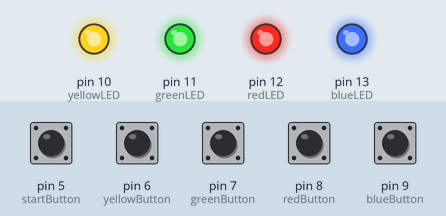
Simulated run of this sketch. Board: Arduino Uno, built with avr-gcc and run on an emulated ATmega328P. On the bench: output pins drawn as LEDs (lit = HIGH). Dashed ring = blinking. Inputs (shaded band) come from the test bench; at power-on: pin 5 (startButton), pin 6 (yellowButton), pin 7 (greenButton), pin 8 (redButton), pin 9 (blueButton) LOW. Random numbers use the default seed unless the sketch sets one.

Above: at 1.2 s.
1.3 s: pin 5 (startButton) pulled HIGH for 0.15 s
At 3.8 s:
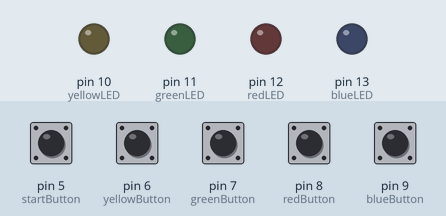
4.1 s: pin 9 (blueButton) pulled HIGH for 0.15 s
At 4.25 s:
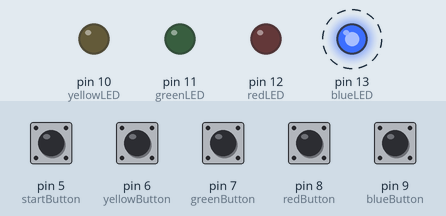
7.2 s: pin 6 (yellowButton) pulled HIGH for 0.15 s
At 10.25 s:
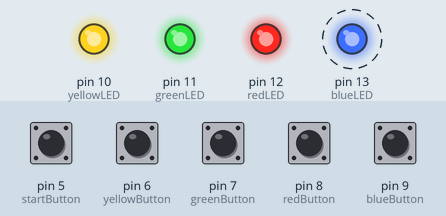
10.3 s: pin 5 (startButton) pulled HIGH for 1 s
At 11.45 s:
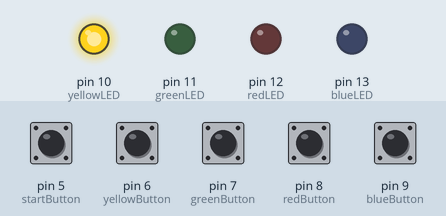
13.1 s: pin 6 (yellowButton) pulled HIGH for 1 s
At 16.1 s:
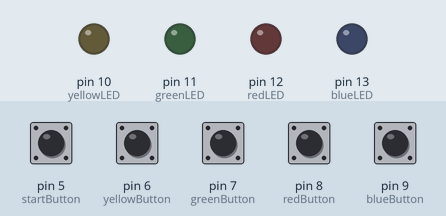
Timing chart, 0 to 17.6 s (numbered marks = the images above; inputs shaded):
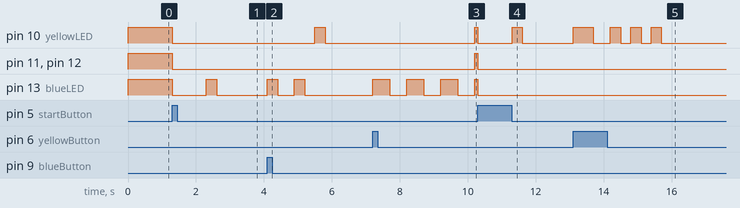

The sketch:

SimonSays.ino
```cpp
/*
Simon Says Program
*/

/*
These are macros, before the program is compiled, all of these will replace
the first piece of text with the second piece of text, this is useful for
saving memory and making the code easier to read without defining vars.
*/
#define blueLED 13
#define redLED 12
#define greenLED 11
#define yellowLED 10

#define blueButton 9
#define redButton 8
#define greenButton 7
#define yellowButton 6

#define startButton 5
#define a0 14

/*
This is an array, think of it as a list of 100 numbers We will later fill
this up with random numbers between 0 and 3 to represent blue through yellow.
*/
int gameSequence[100];

/* This is another variable, it will track the players score and how many
correct answers the player has memorized.
*/
int moves = 0;

// 0 will be the main "screen", 1 will be when the game is playing, 3 will be when the game is over...
int gameScreen = 0;

// This function is run once as soon as the Arduino is ready, it run once before the loop function starts actually looping
void setup() {
  // We first have to set the mode of pins, basically saying if it will take in info, or output some sort of signal...
  pinMode(blueLED, OUTPUT);
  pinMode(redLED, OUTPUT);
  pinMode(greenLED, OUTPUT);
  pinMode(yellowLED, OUTPUT);

  pinMode(blueButton, INPUT);
  pinMode(redButton, INPUT);
  pinMode(greenButton, INPUT);
  pinMode(yellowButton, INPUT);

  pinMode(startButton, INPUT);

  // We use an ungrounded pin that has random voltages to be as random as possible.
  randomSeed(analogRead(a0));
}

void genSequence() {
  // This will run 100 times, it isn't too important to understand how it works right now...
  for (int i = 0; i < 100; i++) {
    gameSequence[i] = random(0, 4);
  }
}

void mainScreen() {
  // HIGH is also 1, you can use either, you could also use true...
  // This is how we turn all of the LED's on, you use LOW to turn the LED off.
  digitalWrite(blueLED, HIGH);
  digitalWrite(redLED, HIGH);
  digitalWrite(greenLED, HIGH);
  digitalWrite(yellowLED, HIGH);

  if (digitalRead(startButton) == HIGH) {
    // Turn off all the LED's
    digitalWrite(blueLED, LOW);
    digitalWrite(redLED, LOW);
    digitalWrite(greenLED, LOW);
    digitalWrite(yellowLED, LOW);
    /* This is known as an increment operator, it just adds 1 to the variable so you don't
    have to do gameScreen = gameScreen + 1 or gameScreen += 1.
    */
    gameScreen++;

    // Call the function genSequence to generate a new game sequence
    genSequence();

    // Wait a second (1000 milliseconds) so the player can see the first flash
    delay(1000);

    // Let's first display the first LED that the player has to memorize to start the game.
    displayPattern(1);
  }
}

// This function will be called when the player is playing the game.
void playingScreen() {
  for (int i = 0; i < moves + 1; i++) {
    // This doesn't actually represent anything, it will just be 4 until we detect a button press.
    int buttonPressed = 4;
    while (buttonPressed == 4) {
      if (digitalRead(blueButton) == HIGH) {
        buttonPressed = 0;
      } else if (digitalRead(redButton) == HIGH) {
        buttonPressed = 1;
      } else if (digitalRead(greenButton) == HIGH) {
        buttonPressed = 2;
      } else if (digitalRead(yellowButton) == HIGH) {
        buttonPressed = 3;
      }
    }
    // Once we have the button pressed we see if it's right in terms of the sequence.
    if (gameSequence[i] == buttonPressed) {
      // Nice! They got it right!
      digitalWrite(13 - gameSequence[i], HIGH);
      delay(300);
      digitalWrite(13 - gameSequence[i], LOW);
    } else {
      // :( They got it wrong, let's display and flash the right one so the player knows which one it really was.
      for (int j = 0; j < 3; j++) {
        digitalWrite(13 - gameSequence[i], HIGH);
        delay(500);
        digitalWrite(13 - gameSequence[i], LOW);
        delay(500);
      }

      // Let's go back to the main screen and reset the game.
      gameScreen++;
      return;
    }
  }
  // If the code reaches this point, the player has succeeded so now we just increment and continue onto the next round.
  moves++;
  // Pause the game for half a second so the player can see the next pattern.
  delay(500);
  // Wow! They won the game, let's flash the LED's 5 times to congratulate them!
  if (moves >= 26) {
    for (int i = 0; i < 5; i++) {
      digitalWrite(blueLED, HIGH);
      digitalWrite(redLED, HIGH);
      digitalWrite(greenLED, HIGH);
      digitalWrite(yellowLED, HIGH);
      delay(500);
      digitalWrite(blueLED, LOW);
      digitalWrite(redLED, LOW);
      digitalWrite(greenLED, LOW);
      digitalWrite(yellowLED, LOW);
      delay(500);
    }
    // Technically the game is now after so let's go back to the main screen.
    gameScreen++;
  }
  // Ok, since they haven't won let's move on and display the next pattern.
  displayPattern(moves + 1);
}

void displayPattern(int numOfMoves) {
  // Loop numOfMoves times...
  for (int i = 0; i < numOfMoves; i++) {
    // Provide power to the right pin to turn on the correct LED in the pattern.
    digitalWrite(13 - gameSequence[i], HIGH);
    // Delay is in milliseconds, 500 milliseconds is equal to 0.5 seconds.
    delay(300);
    // Turn off power to the pin to turn off the LED.
    digitalWrite(13 - gameSequence[i], LOW);
    delay(300);
  }
}

// This will literally run over and over again, forever until we stop it.
void loop() {
  if (gameScreen == 0) {
    mainScreen();
  } else if (gameScreen == 1) {
    playingScreen();
  } else if (gameScreen == 2) {
    // If it's not 0 or 1 then we just have to go back to 0, you could also use a boolean value to save memory technically.
    gameScreen = 0;
  }
}
```

Measured:
- after the input at 1.3 s, pin 10 (yellowLED), pin 11 (greenLED), pin 12 (redLED): HIGH → LOW at once; pin 13 (blueLED): HIGH → LOW at once, → HIGH 1.0 s later, → LOW 0.30 s later
- after the input at 4.1 s, pin 10 (yellowLED): LOW → HIGH after 1.4 s, → LOW 0.30 s later; pin 13 (blueLED): alternates HIGH for 0.30 s and LOW for 0.50 s, 4 changes in all, then stays LOW, starting at once
- after the input at 7.2 s, pin 10 (yellowLED), pin 11 (greenLED), pin 12 (redLED): LOW → HIGH after 3.0 s; pin 13 (blueLED): alternates HIGH for 0.50 s and LOW for 0.50 s, starting at once
- after the input at 10.3 s, pin 10 (yellowLED): HIGH → LOW at once, → HIGH 1.0 s later, → LOW 0.30 s later; pin 11 (greenLED), pin 12 (redLED), pin 13 (blueLED): HIGH → LOW at once
- after the input at 13.1 s, pin 10 (yellowLED): LOW → HIGH at once, → LOW 0.60 s later, → HIGH 0.50 s later, → LOW 0.30 s later, … (8 changes in this stretch)
